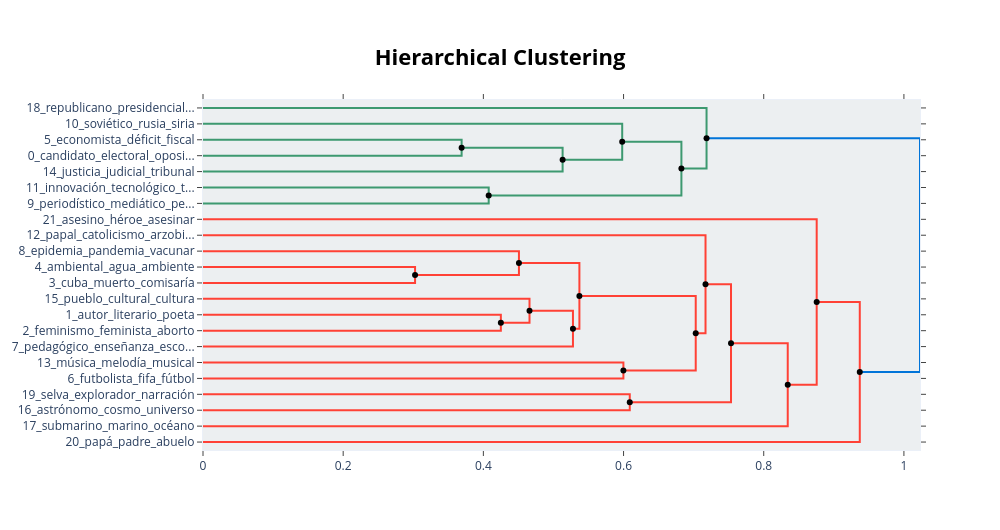

Here is the notebook cell this chart was saved with:
### Code cell
# 1. Calcular la jerarquía para el modelo de la cuarta iteración
hierarchical_topics_cuarta = topic_model_cuarta.hierarchical_topics(docs_lematizados)

# 2. Generar el dendrograma interactivo
fig_tree_cuarta = topic_model_cuarta.visualize_hierarchy(hierarchical_topics=hierarchical_topics_cuarta)

# 3. Mostrar y exportar a HTML
fig_tree_cuarta.show()
fig_tree_cuarta.write_html(GRAFICOS_DIR / "arbol_cuarta.html")

# 4. Imprimir la representación en texto del árbol actualizado
tree_cuarta = topic_model_cuarta.get_topic_tree(hierarchical_topics_cuarta)
print(tree_cuarta)

### Figure 1 — Plotly figure (JSON) as saved in the notebook; plotly's stock layout.template omitted (floating-point values rounded to 4 significant figures)
{"data": [{"hoverinfo": "text", "marker": {"color": "rgb(61,153,112)"}, "mode": "lines", "text": ["economista_déficit_fiscal_endeudamiento_reforma", "", "", "candidato_electoral_oposición_democracia_democrático"], "type": "scatter", "x": [0.0, 0.369, 0.369, 0.0], "xaxis": "x", "y": [-25.0, -25.0, -35.0, -35.0], "yaxis": "y"}, {"hoverinfo": "text", "marker": {"color": "rgb(61,153,112)"}, "mode": "lines", "text": ["democracia_oposición_candidato_democrático_electoral", "", "", "justicia_judicial_tribunal_juez_condena"], "type": "scatter", "x": [0.369, 0.5131, 0.5131, 0.0], "xaxis": "x", "y": [-30.0, -30.0, -45.0, -45.0], "yaxis": "y"}, {"hoverinfo": "text", "marker": {"color": "rgb(61,153,112)"}, "mode": "lines", "text": ["soviético_rusia_siria_ucrania_moscú", "", "", "democracia_oposición_democrático_reforma_peronismo"], "type": "scatter", "x": [0.0, 0.5981, 0.5981, 0.5131], "xaxis": "x", "y": [-15.0, -15.0, -37.5, -37.5], "yaxis": "y"}, {"hoverinfo": "text", "marker": {"color": "rgb(61,153,112)"}, "mode": "lines", "text": ["innovación_tecnológico_tecnología_inteligencia_futuro", "", "", "periodístico_mediático_periodista_noticia_news"], "type": "scatter", "x": [0.0, 0.4076, 0.4076, 0.0], "xaxis": "x", "y": [-55.0, -55.0, -65.0, -65.0], "yaxis": "y"}, {"hoverinfo": "text", "marker": {"color": "rgb(61,153,112)"}, "mode": "lines", "text": ["oposición_democracia_candidato_democrático_campaña", "", "", "mediático_periodístico_periodista_noticia_publicar"], "type": "scatter", "x": [0.5981, 0.6825, 0.6825, 0.4076], "xaxis": "x", "y": [-26.25, -26.25, -60.0, -60.0], "yaxis": "y"}, {"hoverinfo": "text", "marker": {"color": "rgb(61,153,112)"}, "mode": "lines", "text": ["republicano_presidencial_trump_bush_demócrata", "", "", "democracia_gobierno_democrático_presidencial_discurso"], "type": "scatter", "x": [0.0, 0.7184, 0.7184, 0.6825], "xaxis": "x", "y": [-5.0, -5.0, -43.12, -43.12], "yaxis": "y"}, {"hoverinfo": "text", "marker": {"color": "rgb(255,65,54)"}, "mode": "lines", "text": ["ambiental_agua_ambiente_río_proyecto", "", "", "cuba_muerto_comisaría_víctima_santiago"], "type": "scatter", "x": [0.0, 0.3025, 0.3025, 0.0], "xaxis": "x", "y": [-105.0, -105.0, -115.0, -115.0], "yaxis": "y"}, {"hoverinfo": "text", "marker": {"color": "rgb(255,65,54)"}, "mode": "lines", "text": ["epidemia_pandemia_vacunar_virus_vacuna", "", "", "cuba_causa_santiago_pueblo_carlos"], "type": "scatter", "x": [0.0, 0.4507, 0.4507, 0.3025], "xaxis": "x", "y": [-95.0, -95.0, -110.0, -110.0], "yaxis": "y"}, {"hoverinfo": "text", "marker": {"color": "rgb(255,65,54)"}, "mode": "lines", "text": ["autor_literario_poeta_escritor_protagonista", "", "", "feminismo_feminista_aborto_abortar_patriarcado"], "type": "scatter", "x": [0.0, 0.4249, 0.4249, 0.0], "xaxis": "x", "y": [-135.0, -135.0, -145.0, -145.0], "yaxis": "y"}, {"hoverinfo": "text", "marker": {"color": "rgb(255,65,54)"}, "mode": "lines", "text": ["pueblo_cultural_cultura_ciudad_urbano", "", "", "feminismo_feminista_debate_ficción_violencia"], "type": "scatter", "x": [0.0, 0.4658, 0.4658, 0.4249], "xaxis": "x", "y": [-125.0, -125.0, -140.0, -140.0], "yaxis": "y"}, {"hoverinfo": "text", "marker": {"color": "rgb(255,65,54)"}, "mode": "lines", "text": ["feminismo_feminista_ficción_violencia_literatura", "", "", "pedagógico_enseñanza_escolar_educativo_enseñar"], "type": "scatter", "x": [0.4658, 0.5278, 0.5278, 0.0], "xaxis": "x", "y": [-132.5, -132.5, -155.0, -155.0], "yaxis": "y"}, {"hoverinfo": "text", "marker": {"color": "rgb(255,65,54)"}, "mode": "lines", "text": ["causa_muerto_matar_muerte_morir", "", "", "feminismo_feminista_género_debate_aborto"], "type": "scatter", "x": [0.4507, 0.537, 0.537, 0.5278], "xaxis": "x", "y": [-102.5, -102.5, -143.8, -143.8], "yaxis": "y"}, {"hoverinfo": "text", "marker": {"color": "rgb(255,65,54)"}, "mode": "lines", "text": ["música_melodía_musical_músico_canción", "", "", "futbolista_fifa_fútbol_brasil_barcelona"], "type": "scatter", "x": [0.0, 0.5998, 0.5998, 0.0], "xaxis": "x", "y": [-165.0, -165.0, -175.0, -175.0], "yaxis": "y"}, {"hoverinfo": "text", "marker": {"color": "rgb(255,65,54)"}, "mode": "lines", "text": ["feminismo_feminista_debate_mujer_aborto", "", "", "futbolista_fútbol_fifa_deporte_deportivo"], "type": "scatter", "x": [0.537, 0.703, 0.703, 0.5998], "xaxis": "x", "y": [-123.1, -123.1, -170.0, -170.0], "yaxis": "y"}, {"hoverinfo": "text", "marker": {"color": "rgb(255,65,54)"}, "mode": "lines", "text": ["papal_catolicismo_arzobispo_católica_católico", "", "", "feminismo_feminista_debate_sociedad_género"], "type": "scatter", "x": [0.0, 0.717, 0.717, 0.703], "xaxis": "x", "y": [-85.0, -85.0, -146.6, -146.6], "yaxis": "y"}, {"hoverinfo": "text", "marker": {"color": "rgb(255,65,54)"}, "mode": "lines", "text": ["selva_explorador_narración_ficción_existencia", "", "", "astrónomo_cosmo_universo_astrología_científico"], "type": "scatter", "x": [0.0, 0.6089, 0.6089, 0.0], "xaxis": "x", "y": [-185.0, -185.0, -195.0, -195.0], "yaxis": "y"}, {"hoverinfo": "text", "marker": {"color": "rgb(255,65,54)"}, "mode": "lines", "text": ["feminismo_feminista_mujer_género_sociedad", "", "", "selva_libro_ficción_etchegoyen_futuridad"], "type": "scatter", "x": [0.717, 0.7533, 0.7533, 0.6089], "xaxis": "x", "y": [-115.8, -115.8, -190.0, -190.0], "yaxis": "y"}, {"hoverinfo": "text", "marker": {"color": "rgb(255,65,54)"}, "mode": "lines", "text": ["feminismo_feminista_violencia_sociedad_debate", "", "", "submarino_marino_océano_naval_marítimo"], "type": "scatter", "x": [0.7533, 0.8343, 0.8343, 0.0], "xaxis": "x", "y": [-152.9, -152.9, -205.0, -205.0], "yaxis": "y"}, {"hoverinfo": "text", "marker": {"color": "rgb(255,65,54)"}, "mode": "lines", "text": ["asesino_héroe_asesinar_crueldad_superhéroe", "", "", "feminista_feminismo_violencia_sociedad_justicia"], "type": "scatter", "x": [0.0, 0.8756, 0.8756, 0.8343], "xaxis": "x", "y": [-75.0, -75.0, -178.9, -178.9], "yaxis": "y"}, {"hoverinfo": "text", "marker": {"color": "rgb(255,65,54)"}, "mode": "lines", "text": ["feminismo_feminista_aborto_género_mujer", "", "", "papá_padre_abuelo_hermano_hombre"], "type": "scatter", "x": [0.8756, 0.937, 0.937, 0.0], "xaxis": "x", "y": [-127.0, -127.0, -215.0, -215.0], "yaxis": "y"}, {"hoverinfo": "text", "marker": {"color": "rgb(0,116,217)"}, "mode": "lines", "text": ["gobierno_democracia_peronismo_democrático_candidato", "", "", "feminismo_feminista_aborto_debate_sociedad"], "type": "scatter", "x": [0.7184, 1.023, 1.023, 0.937], "xaxis": "x", "y": [-24.06, -24.06, -171.0, -171.0], "yaxis": "y"}, {"hoverinfo": "text", "hovertext": ["democracia_oposición_candidato_democrático_electoral", "oposición_democracia_candidato_democrático_campaña", "feminismo_feminista_ficción_violencia_literatura", "causa_muerto_matar_muerte_morir", "feminismo_feminista_debate_mujer_aborto", "feminismo_feminista_mujer_género_sociedad", "feminismo_feminista_violencia_sociedad_debate", "feminismo_feminista_aborto_género_mujer", "gobierno_democracia_peronismo_democrático_candidato"], "marker": {"color": "black"}, "mode": "markers", "showlegend": false, "type": "scatter", "x": [0.369, 0.5981, 0.4658, 0.4507, 0.537, 0.717, 0.7533, 0.8756, 0.7184], "y": [-30, -26.25, -132.5, -102.5, -123.1, -115.8, -152.9, -127.0, -24.06]}, {"hoverinfo": "text", "hovertext": ["democracia_oposición_democrático_reforma_peronismo", "mediático_periodístico_periodista_noticia_publicar", "democracia_gobierno_democrático_presidencial_discurso", "cuba_causa_santiago_pueblo_carlos", "feminismo_feminista_debate_ficción_violencia", "feminismo_feminista_género_debate_aborto", "futbolista_fútbol_fifa_deporte_deportivo", "feminismo_feminista_debate_sociedad_género", "selva_libro_ficción_etchegoyen_futuridad", "feminista_feminismo_violencia_sociedad_justicia", "feminismo_feminista_aborto_debate_sociedad"], "marker": {"color": "black"}, "mode": "markers", "showlegend": false, "type": "scatter", "x": [0.5131, 0.4076, 0.6825, 0.3025, 0.4249, 0.5278, 0.5998, 0.703, 0.6089, 0.8343, 0.937], "y": [-37.5, -60, -43.12, -110, -140, -143.8, -170, -146.6, -190, -178.9, -171.0]}], "layout": {"autosize": false, "height": 530, "hoverlabel": {"bgcolor": "white", "font": {"family": "Rockwell", "size": 16}}, "hovermode": "closest", "plot_bgcolor": "#ECEFF1", "showlegend": false, "title": {"font": {"color": "Black", "size": 22}, "text": "<b>Hierarchical Clustering</b>", "x": 0.5, "xanchor": "center", "yanchor": "top"}, "width": 1000, "xaxis": {"mirror": "allticks", "rangemode": "tozero", "showgrid": false, "showline": true, "showticklabels": true, "ticks": "outside", "type": "linear", "zeroline": false}, "yaxis": {"mirror": "allticks", "range": [-220, 0], "rangemode": "tozero", "showgrid": false, "showline": true, "showticklabels": true, "tickmode": "array", "ticks": "outside", "ticktext": ["18_republicano_presidencial...", "10_soviético_rusia_siria", "5_economista_déficit_fiscal", "0_candidato_electoral_oposi...", "14_justicia_judicial_tribunal", "11_innovación_tecnológico_t...", "9_periodístico_mediático_pe...", "21_asesino_héroe_asesinar", "12_papal_catolicismo_arzobi...", "8_epidemia_pandemia_vacunar", "4_ambiental_agua_ambiente", "3_cuba_muerto_comisaría", "15_pueblo_cultural_cultura", "1_autor_literario_poeta", "2_feminismo_feminista_aborto", "7_pedagógico_enseñanza_esco...", "13_música_melodía_musical", "6_futbolista_fifa_fútbol", "19_selva_explorador_narración", "16_astrónomo_cosmo_universo", "17_submarino_marino_océano", "20_papá_padre_abuelo"], "tickvals": [-5, -15, -25, -35, -45, -55, -65, -75, -85, -95, -105, -115, -125, -135, -145, -155, -165, -175, -185, -195, -205, -215], "type": "linear", "zeroline": false}}}
